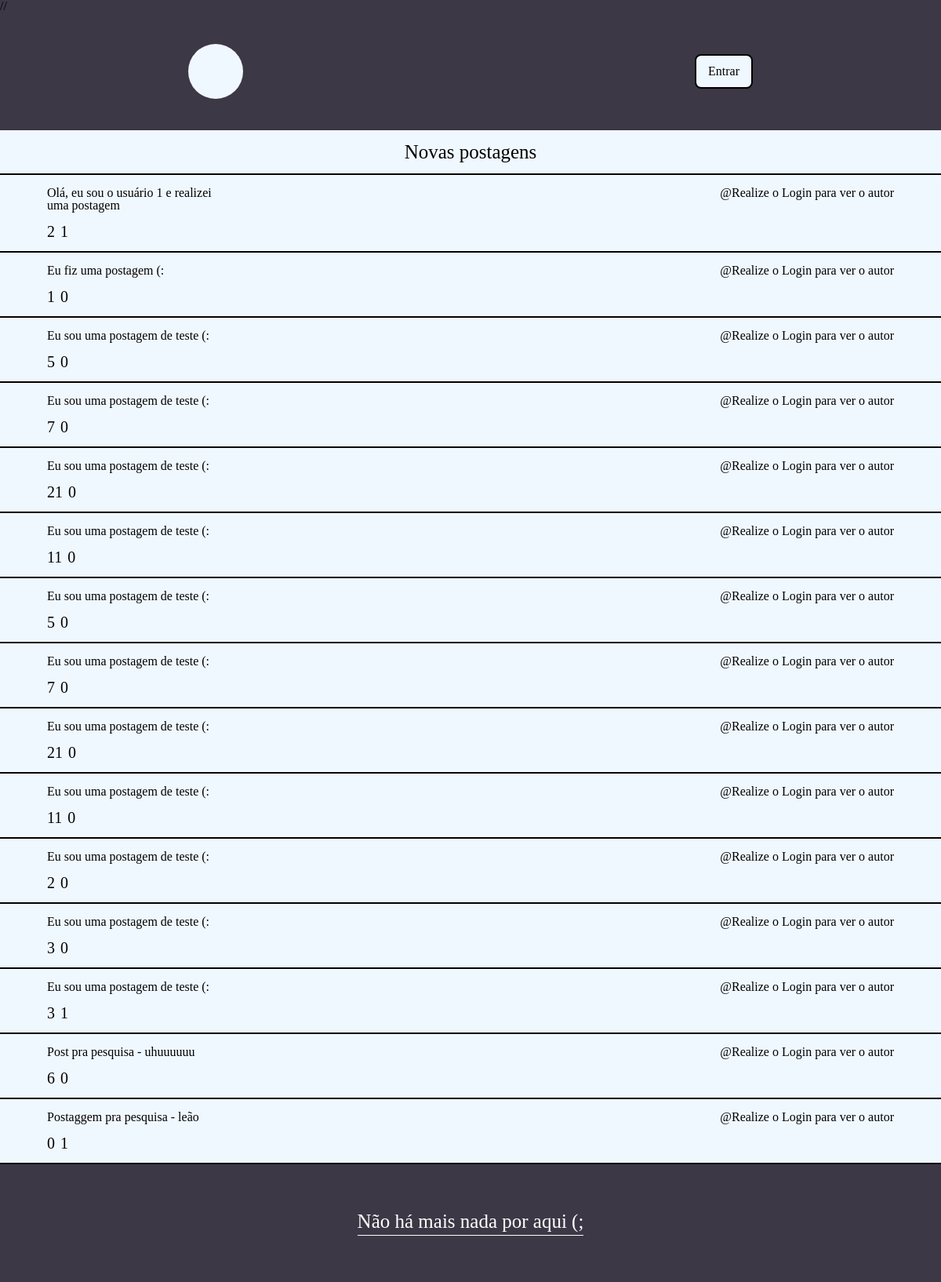
The app's page /home.php with its own data.
### tables this page shows
CREATE TABLE `postagem` (
  `id_postagem` int(11) NOT NULL,
  `conteudo` varchar(1000) NOT NULL,
  `curtidas` int(11) NOT NULL,
  `idPerfFk` int(11) NOT NULL
);

### classes/Postagem.class.php (called while the page is built, shortened)
<?php
class Postagem {
    private $conteudo;
    private $curtidas;
    private $comentarios;
    public function __construct($conteudo = "", $curtidas = 0) {
        $this->conteudo = $conteudo;
        $this->curtidas = $curtidas;
        $this->comentarios = [];
    }
    public function getConteudo() {
        return $this->conteudo;
    }
    public function getCurtidas() {
        return $this->curtidas;
    }
    public function addComentario($comentario) {
        $this->comentarios[] = $comentario;
    }
    public function numComentarios(){
        return count($this->comentarios);
    }
}
?>

### controlClasses/PostagemControl.class.php (called while the page is built, shortened)
<?php
include __DIR__ . '../../classes/Postagem.class.php';
class PostControl{
    private $conexao;
    public function __construct($baseDados) {
        $this->conexao = $baseDados;
    }
    public function listar() {
        $sql = "SELECT * FROM postagem";
        $result = $this->conexao->query($sql);
        $postagens = array();
        if ($result->num_rows > 0) {
            while ($row = $result->fetch_assoc()) {
                $postagens[] = $this->buscarPorId($row["id_postagem"]);
            }
        }
        return $postagens;
    }
    public function buscarPorId($id){
        $sql = "SELECT * FROM postagem WHERE id_postagem = $id";
        $result = $this->conexao->query($sql);
        $sql_coment = "SELECT * FROM comentariosPostagem WHERE id_postagem = $id";
        $result_coment = $this->conexao->query($sql_coment);
        if ($result != false && $result->num_rows > 0) {
            $row = $result->fetch_assoc();
            $post = new Postagem($row["conteudo"], $row["curtidas"]);
            if ($result_coment->num_rows > 0) {
                while ($row_coment = $result_coment->fetch_assoc()) {
                    $post->addComentario($row_coment["textoComentario"]);
                }
            }
            $post->setID($row["id_postagem"]);
            return $post;
        } else {
            return null;
        }
    }
}
?>

### classes/Database.class.php (called while the page is built, shortened)
<?php
class Database
{
    private $host;
    private $username;
    private $password;
    private $database;
    private $connection;
    public function __construct($host, $username, $password, $database)
    {
        $this->host = $host;
        $this->username = $username;
        $this->password = $password;
        $this->database = $database;
    }
    private function connect()
    {
        $this->connection = new mysqli($this->host, $this->username, $this->password, $this->database);
    }
    public function query($sql)
    {
        return $this->connection->query($sql);
    }
}
?>

### funcoes/site.config.php (called while the page is built, shortened)
<?php
include __DIR__ . '../../classes/Database.class.php';
include __DIR__ . '../../controlClasses/PostagemControl.class.php';
$db = new Database("localhost", "root", "", "trab_inter");
$postControl = new PostControl($db);
function recuperaObjPostagem(){
    global $postControl;
    $array = $postControl->listar();
    return $array;
}
?>

### vetores.php (called while the page is built, shortened)
<?php
    include __DIR__ . './funcoes/site.funcoes.php';
    $postagens = recuperaObjPostagem();
?>

### funcoes/site.funcoes.php (the view, shortened to what this page needs)
<?php
include 'site.config.php';
function criaPostagens($vetPostagens = ""){
    $strgPosts = '<div class="line"></div>';
    foreach($vetPostagens as $postagem){
        $id=$postagem->getId();
        $strgPosts .= '<div class="flex container w60p">
        <div class="flex conteudo">
            <div class="flex">
                <p>'.$postagem->getConteudo().'</p>
            </div>
            <div class="flex h50">
                 <ul class="flex">
                    <li class="flex center">
                        <a href="actionsPost/curtida.php?id="'.$id.'">
                            <iconify-icon class="black" icon="solar:heart-broken"></iconify-icon>
                        </a>'.$postagem->getCurtidas().'
                    </li>
                    <li class="flex center">
                        <a href="actionsPost/addComent/comentario.php?id="'.$id.'">
                            <iconify-icon class="black" icon="mingcute:thought-line"></iconify-icon>
                        </a>'.$postagem->numComentarios().'
                    </li>
                </ul>
            </div>
        </div>
        <div class="autor">
            <p>@Realize o Login para ver o autor</p>
        </div>
        </div>
        <div class="line"></div>';
    }
    return $strgPosts;
}
function criaHead($titulo,$styleArea){
    return '<!DOCTYPE html>
    <html lang="pt-br">
    <head>
        <meta charset="UTF-8">
        <meta name="viewport" content="width=device-width, initial-scale=1.0">
        <title>'.$titulo.'</title>
        '.$styleArea.'
    </head>
    <body class="bkBlue">';
}
function criaHeaderPrincipal($valor,$usuario = "",$id = ""){
    if($valor==1){
        return '<header class="bkBlue flex h150">
        <div class="cabecalho">
            <a href="selfPerfil.php" class="limpar">
            <div class="perfil">
            <iconify-icon class="flex center bkWhite icon" icon="solar:user-broken"></iconify-icon>
            </div>
            </a>
            <p class="flex center bkWhite buttonInit"><a href="actionsUsuario/logar/site.login.php" class="limpar">Entrar</a></p>
        </div>
    </header>
    <main>
    <div class="bkWhite"><p class="txtBlk pdTB15">Novas postagens</p></div>';
    }else if($valor==2){
        return '<header class="bkBlue flex h150">
        <div class="cabecalho">
            <a href="selfPerfil.php" class="limpar">
            <div class="perfil">
            <iconify-icon class="flex center bkWhite icon" icon="solar:user-broken"></iconify-icon>'.$usuario.'
            </div>
            </a>
            <p class="flex center bkWhite buttonInitMaior txtC"><a href="actionsPost/criarPost/criarPost.php" class="limpar">Criar Postagem <iconify-icon icon="basil:add-outline"></iconify-icon></a></p>
        </div>
    </header>
    <main>
    <div class="bkWhite"><p class="txtBlk pdTB15">Acessar Perfis</p></div>
    <div class="blank bkBlue"></div>';
    }else if($valor==3){
        return '<header class="bkBlue flex h250">
        <div class="cabecalho">
            <a href="selfPerfil.php" class="limpar">
            <div class="perfil">
            <iconify-icon class="flex center bkWhite icon" icon="solar:user-broken"></iconify-icon>'.$usuario.'
            </div>
            </a>
            <div class="inline">
            <p class="flex center bkWhite buttonInitMaior txtC"><a href="homelogged.php" class="limpar">Home</a></p>
            <p class="flex center bkWhite buttonInitMaior txtC"><a href="descricao.php?id='.$id.'" class="">Descrição</a></p>
            <p class="flex center bkWhite buttonInitMaior txtC"><a href="actionsUsuario/editPerfil/editPerfil.php" class="limpar">Editar Perfil</a></p>
            <p class="flex center bkWhite buttonInitMaior txtC"><a href="actionsUsuario/sair.php" class="limpar">LogOff</a></p>
            </div>
        </div>
    </header>
    <main>
    <div class="bkWhite"><p class="txtBlk pdTB15">Minhas postagens</p></div>';
    }else if($valor==4){
        return '<header class="bkBlue flex h150">
        <div class="cabecalho">
            <div class="perfil">
            <iconify-icon class="flex center bkWhite icon" icon="solar:user-broken"></iconify-icon>'.$usuario.'
            </div>
            <div class="inline">
            <p class="flex center bkWhite buttonInitMaior txtC"><a href="homelogged.php" class="limpar">Home</a></p>
            <p class="flex center bkWhite buttonInitMaior txtC"><a href="descricao.php?id='.$id.'" class="limpar">Descrição</a></p>
            </div>
        </div>
    </header>
    <main>
    <div class="bkWhite"><p class="txtBlk pdTB15">Postagens do Usuario</p></div>
    <div class="blank bkBlue"></div>';
    }else if($valor==5){
        return '<header class="bkBlue flex h150">
        <div class="cabecalho">
            <a href="selfPerfil.php" class="limpar">
            <div class="perfil">
            <iconify-icon class="flex center bkWhite icon" icon="solar:user-broken"></iconify-icon>'.$usuario.'
            </div>
            </a>
            <div class="inline">
            <p class="flex center bkWhite buttonInitMaior txtC"><a href="actionsPost/criarPost/criarPost.php" class="limpar">Criar Postagem <iconify-icon icon="basil:add-outline"></iconify-icon></a></p>
            <p class="flex center bkWhite buttonInitMaior txtC"><a href="homelogged.php" class="limpar">Home</a></p>
            </div>
        </div>
    </header>
    <main>
    <div class="bkWhite"><p class="txtBlk pdTB15">Acessar Perfis</p></div>
    <div class="blank bkBlue"></div>';
    }
}
function criaFooter($scriptArea = ""){
    return '</main>
            <footer class="flex center bkBlue h150">
                <p class="fim">Não há mais nada por aqui (;</p>
            </footer>'
            .$scriptArea.
            '</body>
            </html>';
}
?>

### css/style.css (style rules this page uses)
header { justify-content: center; }
.cabecalho { width: 60%; display: flex; justify-content: space-between; align-items: center; }
.w60p { width: 60%; }
.bkBlue { background: #3D3845; }
.bkWhite { background: aliceblue; }
.flex { display: flex; }
.center { justify-content: center; align-items: center; }
.perfil { display: flex; align-items: center; }
.icon { border-radius: 360%; width: 70px; height: 70px; font-size: 50px; }
.buttonInit { height: 40px; width: 70px; border: black 2px solid; border-radius: 8px; }
.limpar { list-style: none; color: black; text-decoration: none; }
.line { width: 100%; height: 2px; background-color: black; }
.container { background-color: aliceblue; width: 100%; justify-content: space-between; }
.conteudo { flex-direction: column; width: 20%; justify-content: flex-start; padding-top: 15px; padding-left: 5%; }
.h50 { height: 50px; }
.h150 { height: 150px; }
ul { list-style: none; flex-direction: row; }
li { font-size: 20px; padding-right: 7px; }
.autor { padding-right: 5%; padding-top: 15px; }
.fim { font-size: 25px; padding-bottom: 5px; color: white; border-bottom: white 1px solid; }
.txtBlk { text-align: center; color: black; font-size: 25px; }
.pdTB15 { padding-top: 15px; padding-bottom: 15px; }

### records on screen
postagem: conteudo "Olá, eu sou o usuário 1 e realizei uma postagem", curtidas "2", numComentarios "1"
postagem: conteudo "Eu fiz uma postagem (:", curtidas "1", numComentarios "0"
postagem: conteudo "Eu sou uma postagem de teste (:", curtidas "5", numComentarios "0"
postagem: conteudo "Eu sou uma postagem de teste (:", curtidas "7", numComentarios "0"
postagem: conteudo "Eu sou uma postagem de teste (:", curtidas "21", numComentarios "0"
postagem: conteudo "Eu sou uma postagem de teste (:", curtidas "11", numComentarios "0"
postagem: conteudo "Eu sou uma postagem de teste (:", curtidas "5", numComentarios "0"
postagem: conteudo "Eu sou uma postagem de teste (:", curtidas "7", numComentarios "0"
postagem: conteudo "Eu sou uma postagem de teste (:", curtidas "21", numComentarios "0"
postagem: conteudo "Eu sou uma postagem de teste (:", curtidas "11", numComentarios "0"
postagem: conteudo "Eu sou uma postagem de teste (:", curtidas "2", numComentarios "0"
postagem: conteudo "Eu sou uma postagem de teste (:", curtidas "3", numComentarios "0"
postagem: conteudo "Eu sou uma postagem de teste (:", curtidas "3", numComentarios "1"
postagem: conteudo "Post pra pesquisa - uhuuuuuu", curtidas "6", numComentarios "0"
postagem: conteudo "Postaggem pra pesquisa - leão", curtidas "0", numComentarios "1"
